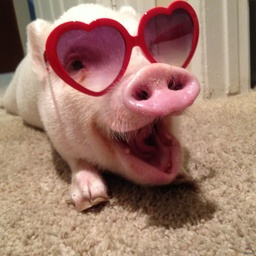
#> input picture src/lab1/pic1.jpg, 256 x 256 px, shrunk from 1024 x 1024 before the run, found by its file name
$ python 2_task.py
#> lines starting #> are read from the running program, lines starting #| are printed output that depends on the picture
from PIL import Image
import numpy as np
import matplotlib.pyplot as plt

def apply_filter(image_array, core):
    h, w, c = image_array.shape
    kh, kw = core.shape
    pad_h, pad_w = kh // 2, kw // 2

    padded_image = np.pad(image_array, ((pad_h, pad_h), (pad_w, pad_w), (0, 0)), mode='reflect')

    filtered_image = np.zeros_like(image_array)
    for i in range(h):
        for j in range(w):
            for ch in range(c):
                region = padded_image[i:i+kh, j:j+kw, ch]
                filtered_image[i, j, ch] = np.sum(region * core)

    return filtered_image.astype(np.uint8)
img = Image.open('src/lab1/pic1.jpg')
#> img is the input picture: PIL image 256x256 RGB; mean R, G, B 160, 122.2, 108.2
img_array = np.array(img)

core_blur = np.ones((5, 5), dtype=np.float32) / 25
blurred_image = apply_filter(img_array, core_blur)
#> in apply_filter, `padded_image = np.pad(image_array, ((pad_h, pad_h), (pad_w, pad_w), (0..`:
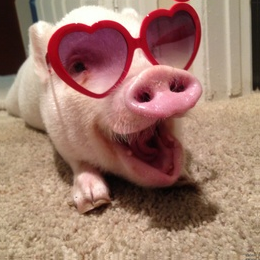
#> padded_image: shape (260, 260, 3); mean R, G, B 159.8, 122.5, 108.3
#> after the loop in apply_filter, `for i in range(h):`:
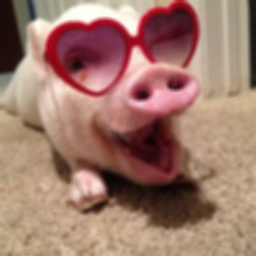
#> filtered_image: shape (256, 256, 3); mean R, G, B 159.5, 121.7, 107.7

sharp_kernel_1 = np.array([[ 0, -1,  0],
                           [-1,  5, -1],
                           [ 0, -1,  0]], dtype=np.float32)


sharp_kernel_2 = np.array([[-2, -2, -1],
                           [-1,  9, -1],
                           [-1, -2, -2]], dtype=np.float32)


sharp_image_1 = apply_filter(blurred_image, sharp_kernel_1)
#> in apply_filter (call 2), `padded_image = np.pad(image_array, ((pad_h, pad_h), (pad_w, pad_w), (0..`:
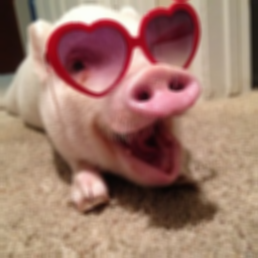
#> padded_image: shape (258, 258, 3); mean R, G, B 159.4, 121.9, 107.8
sharp_image_2 = apply_filter(blurred_image, sharp_kernel_2)
#> after the loop in apply_filter (call 3), `for i in range(h):`:
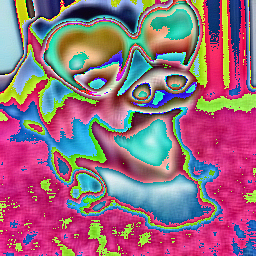
#> filtered_image: shape (256, 256, 3); mean R, G, B 149.4, 108, 127

plt.figure(figsize=(12, 8))

plt.subplot(2, 3, 1)
plt.imshow(img_array)
plt.title('Исходное изображение')
plt.axis('off')

plt.subplot(2, 3, 2)
plt.imshow(blurred_image)
plt.title('Размытие (усредняющий фильтр)')
plt.axis('off')

plt.subplot(2, 3, 3)
plt.imshow(sharp_image_1)
plt.title('Повышение резкости (стандартное ядро)')
plt.axis('off')

plt.subplot(2, 3, 4)
plt.imshow(sharp_image_2)
plt.title('Повышение резкости (агрессивное ядро)')
plt.axis('off')

plt.show()

$ run again, with src/lab1/pic2.jpg copied over src/lab1/pic1.jpg
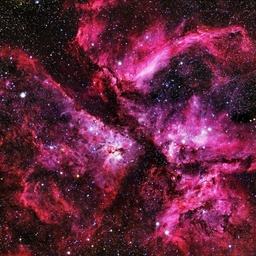
#> input picture src/lab1/pic2.jpg, 256 x 256 px, shrunk from 1024 x 1024 before the run, found by its file name
#> img is the input picture: PIL image 256x256 RGB; mean R, G, B 98.9, 35.9, 60.7
#> padded_image: shape (258, 258, 3)
#> after the loop in apply_filter (call 3), `for i in range(h):`:
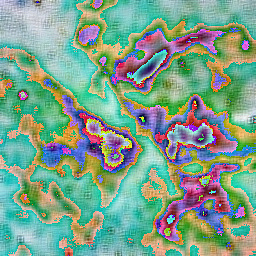
#> filtered_image: shape (256, 256, 3); mean R, G, B 124.6, 160.4, 139.2
#> `plt.show()`:
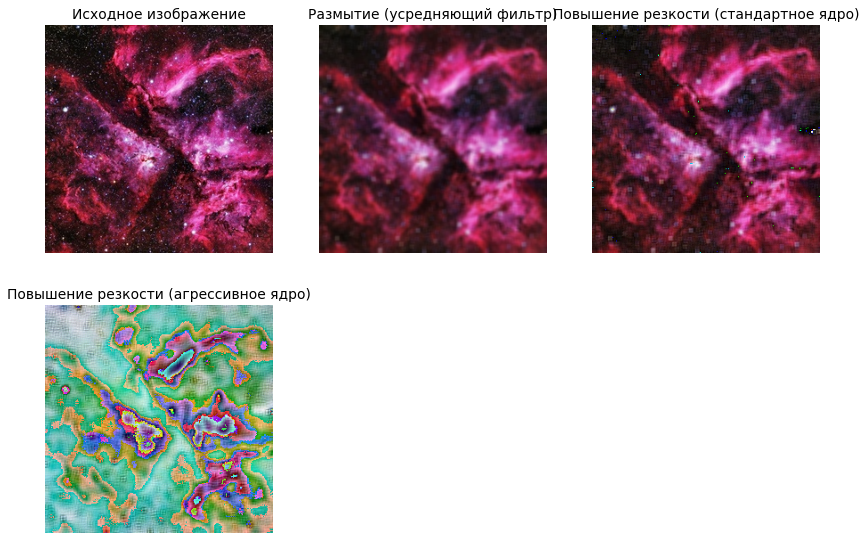
#> figure drawn by matplotlib, 4 panels
